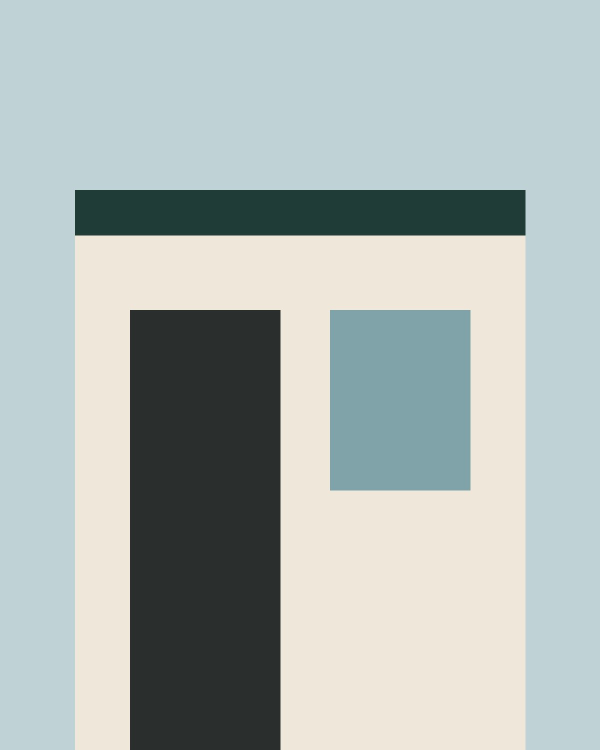
#> input picture brand-manual/examples/studio-pt-BR/brand/photos/f001_storefront_nobody_vertical_text-top.jpg, 1200 x 1500 px (shown at 1/2 size)
$ python palette.py ../examples/studio-pt-BR/brand/photos/f001_storefront_nobody_vertical_text-top.jpg
#> lines starting #> are read from the running program, lines starting #| are printed output that depends on the picture
#!/usr/bin/env python3
# SPDX-License-Identifier: Apache-2.0
# Copyright 2026 Jorge Oliveira. Part of Decisive: https://github.com/jorgeac12/decisive
"""Measure the colors a brand really uses, instead of guessing them by eye.

    python scripts/palette.py logo.svg feed.png proposal-page.png
    python scripts/palette.py --contrast "#1F3D36" "#F6F1E8"

SVG files: exact hex values read from the file (stdlib only).
Raster images (png, jpg, webp): dominant colors by share of pixels (needs Pillow).
Screenshots are compressed, so their values are approximate; a logo file wins.
"""
import colorsys
import re
import sys
from pathlib import Path

HEX = re.compile(r"#(?:[0-9A-Fa-f]{6}|[0-9A-Fa-f]{3})\b")


def luminance(hx):
    v = [int(hx[i:i + 2], 16) / 255 for i in (1, 3, 5)]
    v = [c / 12.92 if c <= 0.03928 else ((c + 0.055) / 1.055) ** 2.4 for c in v]
    return 0.2126 * v[0] + 0.7152 * v[1] + 0.0722 * v[2]


def contrast(a, b):
    la, lb = sorted((luminance(a), luminance(b)), reverse=True)
    return round((la + 0.05) / (lb + 0.05), 2)


def role(hx):
    r, g, b = (int(hx[i:i + 2], 16) / 255 for i in (1, 3, 5))
    _, s, v = colorsys.rgb_to_hsv(r, g, b)
    return "neutral" if s < 0.12 or v < 0.12 else "color"


def svg_colors(path):
    """Exact colors written in an SVG, in order of first use. The file is read as text, never rendered."""
    out = []
    for m in HEX.findall(Path(path).read_text(encoding="utf-8", errors="replace")):
        h = m.upper()
        if len(h) == 4:
            h = "#" + "".join(c * 2 for c in h[1:])
        if h not in out:
            out.append(h)
    return out


def image_colors(path, n=6):
    """[(hex, percent of pixels)] for a raster image, most used first.

    Pixels are grouped in coarse buckets and each bucket reports the mean of its own
    pixels, so two distinct brand colors are never averaged into a third that does not exist.
    """
#> called with n = 6
    from PIL import Image
    im = Image.open(path).convert("RGBA")
    im.thumbnail((400, 400))
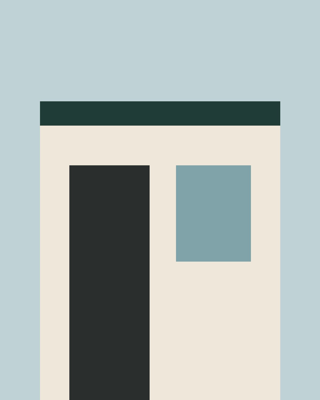
#> im: PIL image 320x400 RGBA; mean R, G, B, A 173.2, 182.9, 180.6, 255
    data = im.get_flattened_data() if hasattr(im, "get_flattened_data") else im.getdata()
    buckets, total = {}, 0
    for r, g, b, a in data:
        if a <= 200:
            continue
        total += 1
        k = (r >> 4, g >> 4, b >> 4)
        c = buckets.setdefault(k, [0, 0, 0, 0])
        c[0] += 1; c[1] += r; c[2] += g; c[3] += b
#> this loop made 128000 passes
#> after the loop, total = 128000
    groups = []
    for cnt, r, g, b in sorted(buckets.values(), reverse=True):
        mean = (r / cnt, g / cnt, b / cnt)
        for grp in groups:
            if sum((x - y) ** 2 for x, y in zip(mean, grp[1])) < 24 ** 2:
                grp[0] += cnt
                break
        else:
            groups.append([cnt, mean])
    out = []
    for cnt, mean in sorted(groups, key=lambda x: -x[0])[:n]:
        pct = round(100 * cnt / total)
        if pct >= 1:
            out.append(("#%02X%02X%02X" % tuple(round(x) for x in mean), pct))
#> this loop made 6 passes
#> pct on passes 1 to 6: 44, 31, 19, 6, 0, 0
#> after the loop, out = [('#BFD2D6', 44), ('#EFE7DA', 31), ('#2A2E2D', 19), ('#80A3A9', 6)]
    return out


def main():
    args = sys.argv[1:]
    if len(args) == 3 and args[0] == "--contrast":
        r = contrast(args[1], args[2])
        print(f"{args[1]} on {args[2]}: {r}:1  body text {'pass' if r >= 4.5 else 'FAIL'}  large text {'pass' if r >= 3 else 'FAIL'}")
        return
    if not args:
        print(__doc__)
        sys.exit(2)
    for a in args:
        print(a)
        if a.lower().endswith(".svg"):
            for h in svg_colors(a):
                print(f"  {h}  exact    {role(h):7}  on white {contrast(h, '#FFFFFF')}  on black {contrast(h, '#000000')}")
        else:
            for h, pct in image_colors(a):
                print(f"  {h}  {pct:>3}%     {role(h):7}  on white {contrast(h, '#FFFFFF')}  on black {contrast(h, '#000000')}")
#> in role, `r, g, b = (int(hx[i:i + 2], 16) / 255 for i in (1, 3, 5))`: r = 0.749; g = 0.824; b = 0.839
#> in role, `_, s, v = colorsys.rgb_to_hsv(r, g, b)`: s = 0.107; v = 0.839
#> in luminance, `v = [int(hx[i:i + 2], 16) / 255 for i in (1, 3, 5)]`: v = [0.749, 0.824, 0.839]
#> in luminance, `v = [c / 12.92 if c <= 0.03928 else ((c + 0.055) / 1.055) ** 2.4 for c..`: v = [0.521, 0.644, 0.672]
#> in contrast, `la, lb = sorted((luminance(a), luminance(b)), reverse=True)`: la = 1; lb = 0.62


if __name__ == "__main__":
    main()

$ run again, on brand-manual/examples/studio-pt-BR/brand/photos/f003_at-work_marina-socia_horizontal_bg-ambient.jpg
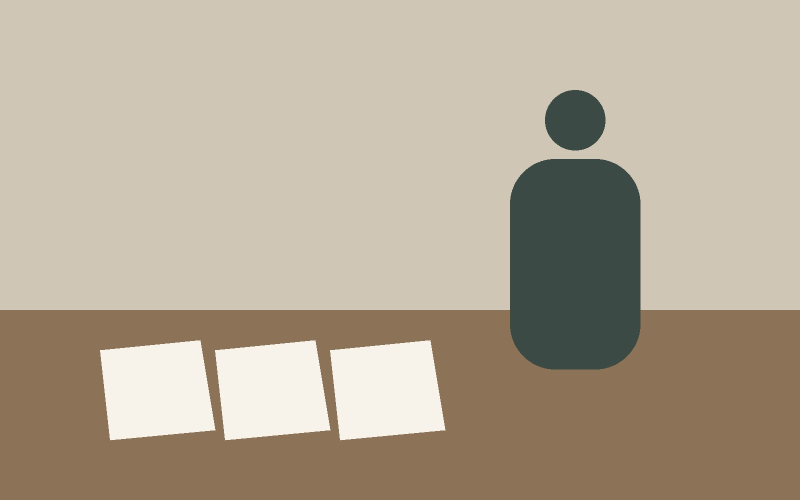
#> input picture brand-manual/examples/studio-pt-BR/brand/photos/f003_at-work_marina-socia_horizontal_bg-ambient.jpg, 1600 x 1000 px (shown at 1/2 size)
#> in image_colors, `im.thumbnail((400, 400))`:
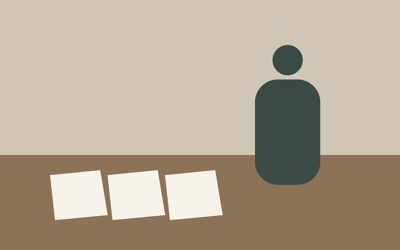
#> im: PIL image 400x250 RGBA; mean R, G, B, A 179.7, 167.8, 149.3, 255
#> the loop in image_colors, `for r, g, b, a in data:` made 100000 passes
#> after the loop in image_colors, `for r, g, b, a in data:`: total = 100000
#> the loop in image_colors, `for cnt, mean in sorted(groups, key=lambda x: -x[0])[:n]:` made 6 passes
#> pct on passes 1 to 6: 57, 29, 7, 7, 0, 0
#> after the loop in image_colors, `for cnt, mean in sorted(groups, key=lambda x: -x[0])[:n]:`: out = [('#CFC6B5', 57), ('#8C7257', 29), ('#3B4A45', 7), ('#F7F3EA', 7)]
#> in role, `r, g, b = (int(hx[i:i + 2], 16) / 255 for i in (1, 3, 5))`: r = 0.812; g = 0.776; b = 0.71
#> in role, `_, s, v = colorsys.rgb_to_hsv(r, g, b)`: s = 0.126; v = 0.812
#> in luminance, `v = [int(hx[i:i + 2], 16) / 255 for i in (1, 3, 5)]`: v = [0.812, 0.776, 0.71]
#> in luminance, `v = [c / 12.92 if c <= 0.03928 else ((c + 0.055) / 1.055) ** 2.4 for c..`: v = [0.624, 0.565, 0.462]
#> la = 1; lb = 0.57

$ run again, on brand-manual/examples/studio-pt-BR/brand/photos/f004_half-body_marina-socia_horizontal_text-right.jpg
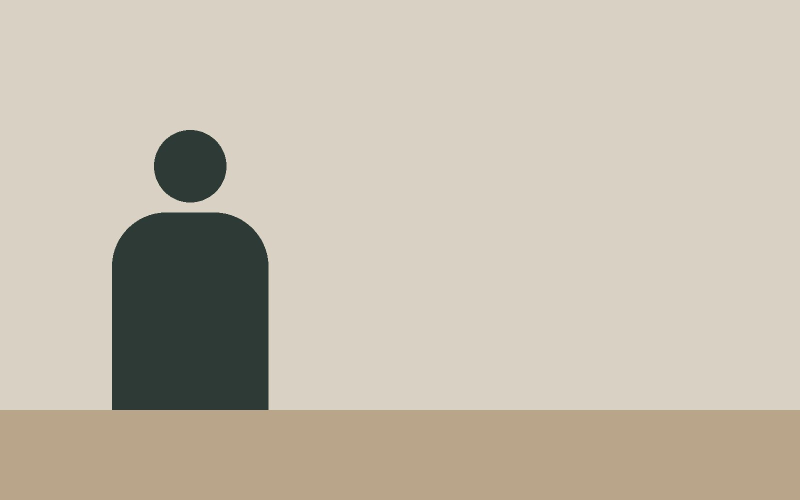
#> input picture brand-manual/examples/studio-pt-BR/brand/photos/f004_half-body_marina-socia_horizontal_text-right.jpg, 1600 x 1000 px (shown at 1/2 size)
#> in image_colors, `im.thumbnail((400, 400))`:
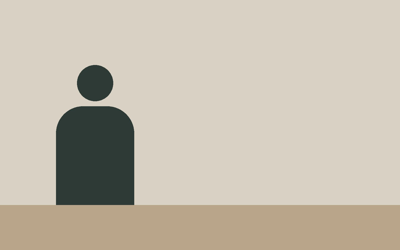
#> im: PIL image 400x250 RGBA; mean R, G, B, A 196.8, 188.4, 173.6, 255
#> the loop in image_colors, `for r, g, b, a in data:` made 100000 passes
#> after the loop in image_colors, `for r, g, b, a in data:`: total = 100000
#> the loop in image_colors, `for cnt, mean in sorted(groups, key=lambda x: -x[0])[:n]:` made 6 passes
#> pct on passes 1 to 6: 73, 18, 8, 0, 0, 0
#> after the loop in image_colors, `for cnt, mean in sorted(groups, key=lambda x: -x[0])[:n]:`: out = [('#D9D1C4', 73), ('#B9A58A', 18), ('#2E3A36', 8)]
#> in role, `r, g, b = (int(hx[i:i + 2], 16) / 255 for i in (1, 3, 5))`: r = 0.851; g = 0.82; b = 0.769
#> in role, `_, s, v = colorsys.rgb_to_hsv(r, g, b)`: s = 0.0968; v = 0.851
#> in luminance, `v = [int(hx[i:i + 2], 16) / 255 for i in (1, 3, 5)]`: v = [0.851, 0.82, 0.769]
#> in luminance, `v = [c / 12.92 if c <= 0.03928 else ((c + 0.055) / 1.055) ** 2.4 for c..`: v = [0.694, 0.638, 0.552]
#> la = 1; lb = 0.643
